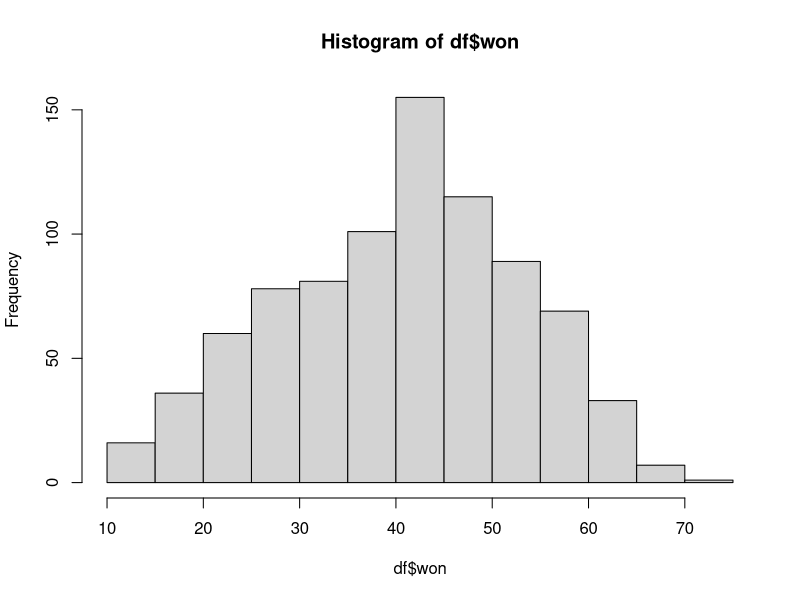
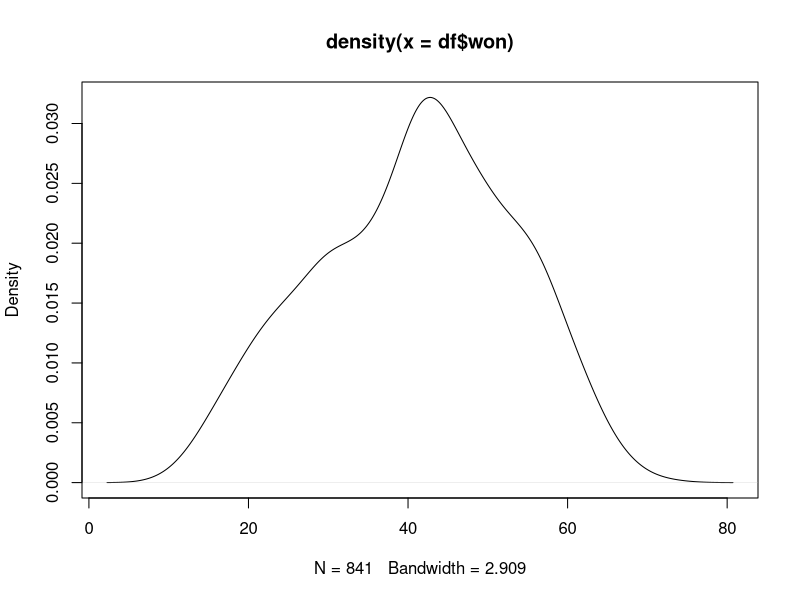

These figures' R source, in order: (Note: this script raises an error after producing the figures.)
## ---- chunk 1

knitr::opts_chunk$set(echo = TRUE)

library(here)
knitr::opts_knit$set(root.dir = here("progettoLampedusa", "0_Materiale"))
getwd()

## ---- chunk 2

# INIZIALIZZAZIONE DATI E GRAFICI DATI

full_df <- read.csv("0_Materiale/basketball_teams_comma.csv") # andiamo a leggere il database fornito
FIRST <- 1976 # primo anno del range da considerare per lo studio
LAST <- 2011 # ultimo anno del range da considerare per lo studio

df <- full_df [full_df$lgID=="NBA" & full_df$year >= FIRST & full_df$year <= LAST & full_df$games==82,]

df$lgID <- as.factor(df$lgID) # perchè mi permettono di poter generare variabili dummy
summary(df)

# DEGUB: VERIFICA VALORI MANCANTI
#sum(is.na(nba_model))
#nba_model[which(complete.cases(nba_model))]

hist(df$won)
plot(density(df$won))

M <- cor(as.matrix(df[, c(11:25, 54)])) # correlation matrix
corrplot(M, method="color", outline = TRUE,type="lower",order = "hclust",
         tl.col="black", tl.srt=45, diag=FALSE,tl.cex = 1,mar=c(0,0,3,0),
         title="Correlation Matrix between Predictor and Outcome variables")

boxplot(df$won ~ df$tmID, las=2)

## ---- chunk 3

# INIZIALIZZAZIONE MODELLO DI REGRESSIONE LINEARE

df$o_canestriSuTotali <- df$o_fgm/df$o_fga # proporzione tra tiri realizzati su tiri totali
df$d_canestriSuTotali <- df$d_fgm/df$d_fga # proporzione tra tiri subiti su tiri totali
df$d_stoppateSuTiri <- df$d_blk/df$d_fga # proporzione su quanti tiri tentati sono stati stoppati
df$o_rimbTiriSbagliati <- df$o_oreb/(df$o_fga-df$o_fgm) # percentuale di rimbalzi presi su tiri sbagliati in attacco
df$d_rimbDef <- df$d_dreb/(df$d_fga-df$d_fgm) # percentuale di rimbalzi difensivi presi in difesa
df$formula_metric <- df$d_pf * (df$o_ftm / df$o_fta)^2 * (df$o_ftm / (df$o_ftm + 2 * (df$o_fgm - df$o_3pm) + 3 * df$o_3pm))

# Modello di regressione 1
(linMod <- lm(won ~ o_canestriSuTotali + d_canestriSuTotali + d_stoppateSuTiri + o_rimbTiriSbagliati + d_rimbDef + formula_metric, data = df ))
summary (linMod)

## ---- chunk 4

# INIZIALIZZAZIONE MODELLO DI REGRESSIONE LINEARE NORMALIZZATO
# in un chunk diverso per minimizzare cpu-time

# Normalizziamo le covariate
df$o_canestriSuTotali_z <- scale(df$o_canestriSuTotali)
df$d_canestriSuTotali_z <- scale(df$d_canestriSuTotali)
df$d_stoppateSuTiri_z <- scale(df$d_stoppateSuTiri)
df$o_rimbTiriSbagliati_z <- scale(df$o_rimbTiriSbagliati)
df$d_rimbDef_z <- scale(df$d_rimbDef)
  
# Modello di regressione 2
(linModNormalized <- lm(won ~ o_canestriSuTotali_z + d_canestriSuTotali_z + d_stoppateSuTiri_z + o_rimbTiriSbagliati_z + d_rimbDef_z, data = df ))
summary (linModNormalized)

## ---- chunk 5

# TEST SUL MODELLO DI REGRESSIONE LINEARE

# Test di homoschedasticita' (Breusch-Pagan test) --> risultato suggerisce omoschedasiticita'
lmtest::bptest(linModNormalized)

# Divisione in Test e Train per evitare che il modello fitti troppo bene sui nostri dati
sample <- sample(c(TRUE, FALSE), nrow(df), replace=TRUE, prob=c(0.7, 0.3))
train  <- df[sample, ]
test   <- df[!sample, ]

m <- lm(won ~ o_canestriSuTotali_z + d_canestriSuTotali_z + d_stoppateSuTiri_z + o_rimbTiriSbagliati_z + d_rimbDef_z, data = train)
summary(m)
